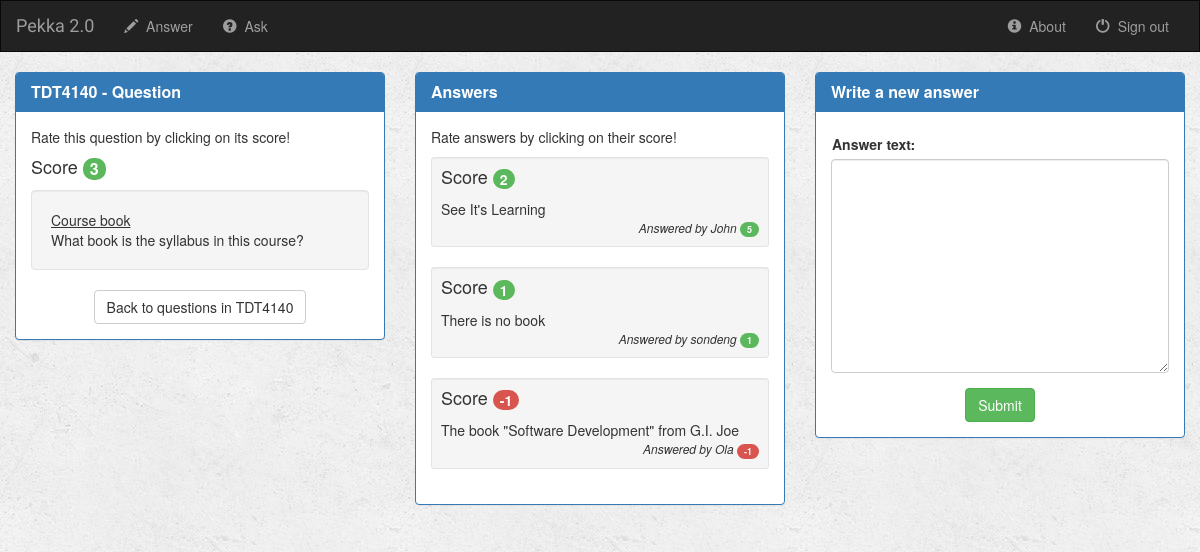
Screenshot of /pekka/27/ with the database file from the repository.
### pekka/models.py (models this page shows, shortened)
class Question(models.Model):
    author = models.ForeignKey(User, default=1)
    question_title = models.CharField(max_length=100)
    question_content = models.CharField(max_length=2000)
    is_answered = models.BooleanField(default=False)
    sub_code = models.CharField(max_length=10)
    ask_time = models.DateTimeField(default='2017-4-17T09:21:31+0000')
    def get_score(self):
        up = QuestionVotes.objects.filter(question=self, val=+1)
        down = QuestionVotes.objects.filter(question=self, val=-1)
        res = up.count()-down.count()
        return res

class Answer(models.Model):
    author = models.ForeignKey(User, default=1)
    question = models.ForeignKey(Question, on_delete=models.CASCADE)
    answer_text = models.CharField(max_length=2000)
    answer_time = models.DateTimeField()
    is_good_answer = models.BooleanField(default=False)
    def get_score(self):
        up = AnswerVotes.objects.filter(ans=self, val=+1)
        down = AnswerVotes.objects.filter(ans=self, val=-1)
        res = up.count()-down.count()
        return res
    def get_author_rating(self):
        user_questions = Question.objects.filter(author=self.author)
        user_answers = Answer.objects.filter(author=self.author)
        question_ratings = 0
        answer_ratings = 0
        for q in user_questions:
            question_ratings += q.get_score()
        for ans in user_answers:
            answer_ratings += ans.get_score()
        return question_ratings + answer_ratings

### pekka/views.py (the view, shortened to what this page needs)
# urls.py: url(r'^(?P<question_id>[0-9]+)/$', views.detail, name='detail'),
def detail(request, question_id):
    try:
        question = Question.objects.get(pk=question_id)
        answers = question.answer_set.all()
        score = question.get_score()
        form = AnswerForm(request.POST)
    except Question.DoesNotExist:
        raise Http404("Question does not exist")
    return render(request, 'html_pages/detail.html', {'score': score,
                                                      'question_title': question.question_title,
                                                      'question_content': question.question_content,
                                                      'sub_code': question.sub_code,
                                                      'answers': answers,
                                                      'form': form
                                                      })

### pekka/forms.py
class AnswerForm(forms.Form):
    answer_text = forms.CharField(widget=forms.Textarea(attrs={'cols': 30,
                                                               'rows': 10,
                                                               'class': 'form-control'}), help_text="")
    class Meta:
        model = Answer
        fields = 'answer_text'

### pekka/templates/html_pages/detail.html (shortened to what this page needs)
{% extends 'html_pages/base.html' %}
{% block body %}
<div class="container-fluid">
    <div class="row">
        <div class="col-sm-4">
            <div class="panel panel-primary">
                <div class="panel-heading">
                    <h3 class="panel-title"><b>{{ sub_code }} - Question</b></h3>
                </div>
                <div class="panel-body">
                    <p>Rate this question by clicking on its score!</p>
                    <h4>Score <a href="vote_question/"><span class="badge titlebadge" id="titlebadge">{{score}}</span></a></h4>
                    <div class="well">
                        <div id="title">{{ question_title }}</div>
                        {{ question_content }}
                    </div>
                    <a href="/{{ sub_code }}_answer"><button class="btn btn-default center-block">Back to questions in {{sub_code}}</button></a>
                </div>
            </div>
        </div>
        <div class="col-sm-4">
            <div class="panel panel-primary">
                <div class="panel-heading">
                    <h3 class="panel-title"><b>Answers</b></h3>
                </div>
                <div class="panel-body">
                    <p>Rate answers by clicking on their score!</p>
                    {% for answer in answers|dictsortreversed:"get_score" %}
                        <div class="well well-sm">
                            <h4>Score <a href="{% url 'pekka:vote_answer' answer.id %}">
                                <span class="badge answerbadge" id="answerbadge"><b>{{answer.get_score}}</b></span></a></h4>
                            <p class="para">{{ answer.answer_text }}</p>
                            <p style="font-size:12px" class="text-right para"><i>Answered by {{answer.author}} </i>
                                <span class="badge answerbybadge" id="answerbybadge">{{answer.get_author_rating}}</span></p>
                        </div>
                    {% endfor %}
                </div>
            </div>
        </div>
        <div class="col-sm-4">
            <div class="panel panel-primary">
                <div class="panel-heading">
                    <h3 class="panel-title"><b>Write a new answer</b></h3>
                </div>
                <div class="panel-body">
                    <form class="form-horizontal" role="form" action="" method="post">
                        {% include 'html_pages/form_template.html' %}
                        <button type="submit" class="btn btn-success center-block">Submit</button>
                    </form>
                </div>
            </div>
        </div>
    </div>
</div>
{% endblock %}

### pekka/static/elements/style.css (style rules this page uses)
body { background: white url("images/background.png"); }
#title { text-decoration: underline; }
.titlebadge { font-size: 16px; }
.answerbadge { font-size: 14px; }
.answerbybadge { font-size: 9px; }
.para { margin-bottom: 0; }
h4 { margin-top: 0px; }
.form-control { width: 100%; }
.form-horizontal { padding-left: 0px; }

### rows the page displays
Question: sub_code "TDT4140", question_title "Course book", question_content "What book is the syllabus in this course?"
Answer: get_score "2", answer_text "See It's Learning", author "John", get_author_rating "5"
Answer: get_score "1", answer_text "There is no book", author "sondeng", get_author_rating "1"
Answer: get_score "-1", answer_text "The book \"Software Development\" from G.I. Joe", author "Ola", get_author_rating "-1"

### other values shown
{{ score }} "3"
{{ field.label_tag }} "Answer text:"
